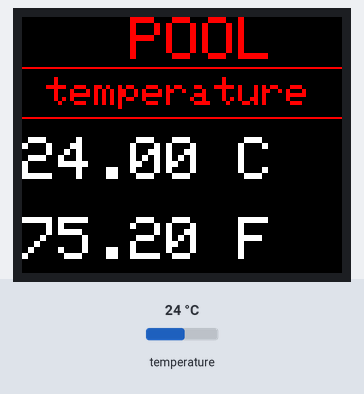
A sketch run on a simulated Arduino Uno, built with avr-gcc and run on an emulated ATmega328P. Shown: 160×128 colour display. The test bench sets the inputs (shaded band); at power-on: temperature 24 °C.

Above: at 1.2 s.
1.3 s: temperature set to 12 °C
At 1.7 s:
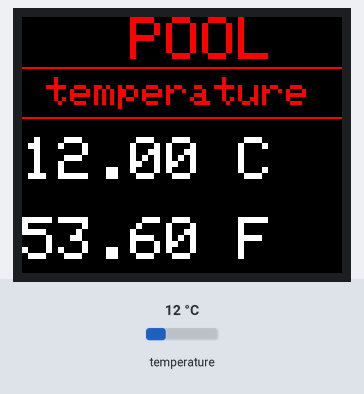
2.8 s: temperature set to 19 °C
At 3.4 s:
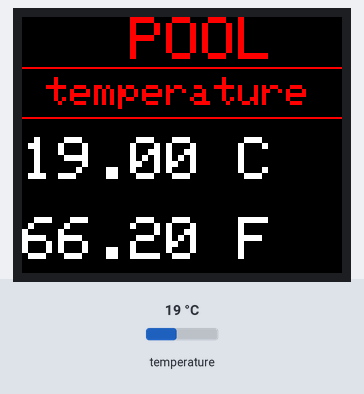
4.5 s: temperature set to 28 °C
At 5.0 s:
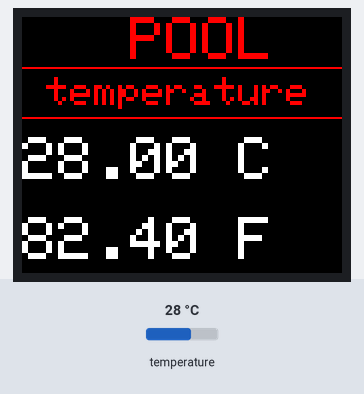
Timing chart, 0 to 7.5 s (numbered marks = the images above; inputs shaded):
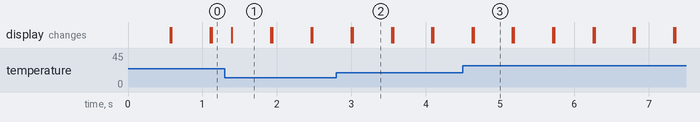

The sketch:

PoolMonitor.ino
```cpp
#include <OneWire.h>

#include <TFT.h>  // Arduino LCD library
#include <SPI.h>

// pin definition for the Uno
#define cs   10
#define dc   9
#define rst  8


OneWire  ds(2);  // on pin 2 (a 4.7K resistor is necessary) between white and red vcc

// create an instance of the library
TFT screen = TFT(cs, dc, rst);

// char array to print to the screen
char sensorPrintout[6];
char celsiusPrint[6];
char fahrenheitPrint[6];

void setup(void) {
  // Put this line at the beginning of every sketch that uses the GLCD:
  screen.begin();

  // clear the screen with a black background
  screen.background(0, 0, 0);

  // write the static text to the screen
  // set the font color to white
  screen.stroke(255, 0, 0);
  // set the font size
  screen.setTextSize(3);
  // write the text to the top left corner of the screen
  screen.text("   POOL", 0, 0);
  screen.line(0, 25, 255, 25);
  screen.setTextSize(2);
  screen.text(" temperature     ", 0, 30);
  screen.line(0, 50, 255, 50);
  // ste the font size very large for the loop
  //screen.stroke(0, 0, 0);
  screen.setTextSize(3);


  Serial.begin(9600);
}


void loop(void)
{
  byte i;
  byte present = 0;
  byte type_s;
  byte data[12];
  byte addr[8];
  float celsius, fahrenheit;
  //Data = 1 F5 1 4B 46 7F FF B 10 EA  CRC=EA
  // We are using Chip = DS18B20

  ds.search(addr);
  type_s =0;

  ds.reset();
  ds.select(addr);
  ds.write(0x44, 1);        // start conversion, with parasite power on at the end

  present = ds.reset();
  ds.select(addr);
  ds.write(0xBE);         // Read Scratchpad


  //FOR ONEWIRE DEBUG
  /*
  Serial.print("  Data = ");
  Serial.print(present, HEX);
  Serial.print(" ");
  for ( i = 0; i < 9; i++) {           // we need 9 bytes
    data[i] = ds.read();
    Serial.print(data[i], HEX);
    Serial.print(" ");
  }
  Serial.print(" CRC=");
  Serial.print(OneWire::crc8(data, 8), HEX);
  Serial.println();
  */

  // Convert the data to actual temperature
  // because the result is a 16 bit signed integer, it should
  // be stored to an "int16_t" type, which is always 16 bits
  // even when compiled on a 32 bit processor.
  int16_t raw = (data[1] << 8) | data[0];
  if (type_s) {
    raw = raw << 3; // 9 bit resolution default
    if (data[7] == 0x10) {
      // "count remain" gives full 12 bit resolution
      raw = (raw & 0xFFF0) + 12 - data[6];
    }
  } else {
    byte cfg = (data[4] & 0x60);
    // at lower res, the low bits are undefined, so let's zero them
    if (cfg == 0x00) raw = raw & ~7;  // 9 bit resolution, 93.75 ms
    else if (cfg == 0x20) raw = raw & ~3; // 10 bit res, 187.5 ms
    else if (cfg == 0x40) raw = raw & ~1; // 11 bit res, 375 ms
    //// default is 12 bit resolution, 750 ms conversion time
  }
  celsius = (float)raw / 16.0;
  fahrenheit = celsius * 1.8 + 32.0;


  //FOR SERIAL DEBUG
  /*
  Serial.print("  Temperature = ");
  Serial.print(celsius);
  Serial.print(" Celsius, ");
  Serial.print(fahrenheit);
  Serial.println(" Fahrenheit");
  */

  //test screen
  // Read the value of the sensor on A0
  String TempC = String(celsius);
  String TempF = String(fahrenheit);

  // convert the reading to a char array
  TempC.toCharArray(celsiusPrint, 6);
  TempF.toCharArray(fahrenheitPrint, 6);

  // set the font color
  screen.stroke(255, 255, 255);
  // print the sensor value
  screen.text(celsiusPrint, 0, 60);
    screen.text(" C ", 90, 60);
  screen.text(fahrenheitPrint, 0, 100);
  screen.text(" F ", 90, 100);
  // wait for a moment
  delay(250);
  // erase the text you just wrote
  screen.stroke(0, 0, 0);
  screen.text(celsiusPrint, 0, 60);
  screen.text(fahrenheitPrint, 0, 100);


}
```

Measured:
- after the input at 1.3 s, the display: changes after 0.10 s (image 1)
- after the input at 2.8 s, the display: first differs from a run without the input after 0.22 s (image 2)
- after the input at 4.5 s, the display: first differs from a run without the input after 0.15 s (image 3)
- what the display in image 1 shows lasts 0.5 s, from 1.4 s to 1.9 s
